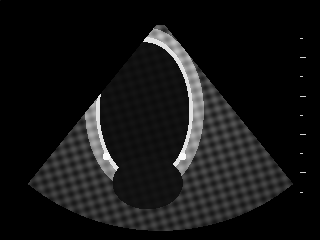
#> input picture spike/fixtures/01_ge_vivid_2d_uncompressed.dcm, 320 x 240 px; the run also reads 4 pictures not shown here
$ python generate_echo_fixtures.py
#> lines starting #> are read from the running program, lines starting #| are printed output that depends on the picture; after the words box and inside, x2 and y2 are one past the last pixel; in counts of white or black regions, pixels touching at a corner belong together
#!/usr/bin/env python3
"""Generate 100% synthetic, PHI-free multi-vendor echo DICOM fixtures for Stage 0 Spike.

Creates:
1. Compact committed fixtures in `spike/fixtures/` (also mirrored to `spike/web-proto/public/samples/`)
   for automated Vitest pixel-parity checks and interactive browser demo.
2. Full-scale 1280x720 (720p) 60-frame cine benchmark fixtures in `.spike-bench-data/` (gitignored)
   for measuring decode latency, achievable cine FPS, and memory footprint across codecs.

Zero patient data is read or copied: all pixel arrays are mathematically synthesized
(ultrasound sector fan, speckle texture, beating LV cavity, mitral leaflets, depth ticks).
"""

from __future__ import annotations

import argparse
import hashlib
import io
import json
import math
import shutil
from pathlib import Path
from typing import Any

import gdcm
import numpy as np
import pydicom
from PIL import Image
from pydicom.dataset import Dataset, FileDataset, FileMetaDataset
from pydicom.encaps import encapsulate
from pydicom.pixels.encoders import (
    JPEG2000Encoder,
    JPEG2000LosslessEncoder,
    JPEGLSLosslessEncoder,
    RLELosslessEncoder,
)
from pydicom.sequence import Sequence
from pydicom.uid import (
    ExplicitVRLittleEndian,
    ImplicitVRLittleEndian,
    JPEG2000,
    JPEG2000Lossless,
    JPEGBaseline8Bit,
    JPEGLosslessSV1,
    JPEGLSLossless,
    MPEG2MPML,
    RLELossless,
    UID,
)

REPO_ROOT = Path(__file__).resolve().parents[2]
FIXTURES_DIR = REPO_ROOT / "spike" / "fixtures"
PUBLIC_SAMPLES_DIR = REPO_ROOT / "spike" / "web-proto" / "public" / "samples"
BENCH_DIR = REPO_ROOT / ".spike-bench-data"

ULTRASOUND_IMAGE_STORAGE = UID("1.2.840.10008.5.1.4.1.1.6.1")
ULTRASOUND_MULTIFRAME_STORAGE = UID("1.2.840.10008.5.1.4.1.1.3.1")


def _det_uid(seed: str) -> UID:
    digest = hashlib.sha256(seed.encode("utf-8")).hexdigest()
    numeric = str(int(digest[:24], 16))[:26]
    return UID(f"2.25.{numeric}")


def synthesize_echo_frame(
    rows: int,
    cols: int,
    frame_index: int = 0,
    frame_count: int = 1,
    *,
    color_doppler: bool = False,
    bit_depth: int = 8,
) -> np.ndarray:
    """Synthesize a realistic-looking 2D apical 4-chamber ultrasound sector with beating LV."""
#> called with rows = 240, cols = 320, frame_index = 0, frame_count = 1, color_doppler = False, bit_depth = 8
    yy, xx = np.mgrid[0:rows, 0:cols].astype(np.float32)
    apex_x = cols * 0.50
    apex_y = rows * 0.08
    dx = xx - apex_x
    dy = yy - apex_y
    r = np.hypot(dx, dy)
    theta = np.arctan2(dx, np.maximum(dy, 1e-3))

    max_r = rows * 0.88
    in_sector = (dy > rows * 0.02) & (r <= max_r) & (np.abs(theta) <= 0.68)

    # Deterministic deterministic pseudo-speckle texture (no random state drift)
    speckle = (
        np.sin(xx * 0.37 + yy * 0.23) * np.cos(xx * 0.19 - yy * 0.41) * 0.5 + 0.5
    )
    attenuation = np.clip(1.0 - (r / max_r) * 0.38, 0.25, 1.0)
    tissue = (38.0 + 72.0 * speckle) * attenuation

    # Cardiac phase: 0 = End-Diastole (largest LV cavity), 0.5 = End-Systole (smallest LV cavity)
    phase = (
        0.5 * (1.0 - math.cos(2.0 * math.pi * frame_index / max(frame_count, 1)))
        if frame_count > 1
        else 0.0
    )
    lv_rx = cols * (0.145 - 0.042 * phase)
    lv_ry = rows * (0.295 - 0.055 * phase)
    lv_cx = cols * 0.45
    lv_cy = rows * 0.46

    lv_norm = ((xx - lv_cx) / max(lv_rx, 1.0)) ** 2 + ((yy - lv_cy) / max(lv_ry, 1.0)) ** 2
    myo_norm = ((xx - lv_cx) / max(lv_rx * 1.28, 1.0)) ** 2 + (
        (yy - lv_cy) / max(lv_ry * 1.18, 1.0)
    ) ** 2

    # Bright myocardium + endocardial border, dark blood pool
    img = np.where(in_sector, tissue, 0.0)
    img = np.where(in_sector & (myo_norm <= 1.0) & (lv_norm > 1.0), img + 88.0, img)
    img = np.where(in_sector & (np.abs(lv_norm - 1.0) < 0.09), 225.0, img)
    img = np.where(in_sector & (lv_norm <= 0.94), 12.0 + 8.0 * speckle, img)

    # Left atrium below mitral plane
    la_cx = cols * 0.46
    la_cy = rows * 0.76
    la_norm = ((xx - la_cx) / max(cols * 0.11, 1.0)) ** 2 + (
        (yy - la_cy) / max(rows * 0.11, 1.0)
    ) ** 2
    img = np.where(in_sector & (la_norm <= 1.0), 14.0 + 7.0 * speckle, img)

    # Mitral annulus bright hinge points
    ann_y = rows * 0.65
    for ann_x in (lv_cx - lv_rx * 0.82, lv_cx + lv_rx * 0.82):
        hinge = (xx - ann_x) ** 2 + (yy - ann_y) ** 2 <= max(3.0, (cols * 0.012) ** 2)
        img = np.where(hinge, 248.0, img)

    # Right-side depth ruler ticks every 10% of height
    ruler_x = int(cols * 0.94)
    if ruler_x + 4 < cols:
        for tick_idx in range(1, 10):
            ty = int(rows * 0.08 + (rows * 0.80) * (tick_idx / 10.0))
            if 0 <= ty < rows:
                img[ty, ruler_x : min(cols, ruler_x + (6 if tick_idx % 2 == 0 else 3))] = 210.0

    # Deterministic per-frame calibration marker in corner (0, 0..3)
    img[0, 0] = float((frame_index * 13 + 17) % 250)

    if bit_depth == 16:
        scaled = np.clip(img * 16.0, 0, 4095).astype(np.uint16)
        return scaled

    gray = np.clip(np.rint(img), 0, 255).astype(np.uint8)
    if not color_doppler:
        return gray

    rgb = np.stack([gray, gray, gray], axis=-1)
    # Synthesize color Doppler jet across mitral inflow / LV cavity
    jet_rx = lv_rx * 0.58
    jet_ry = lv_ry * 0.65
    jet_norm = ((xx - lv_cx) / max(jet_rx, 1.0)) ** 2 + (
        (yy - (lv_cy + rows * 0.06)) / max(jet_ry, 1.0)
    ) ** 2
    in_jet = in_sector & (jet_norm < 1.0)
    velocity = np.sin((yy - lv_cy) * 0.12 + phase * math.pi * 2.0)
    red_mask = in_jet & (velocity >= 0)
    blue_mask = in_jet & (velocity < 0)
    rgb[red_mask, 0] = np.clip(150 + np.abs(velocity[red_mask]) * 100, 0, 255).astype(np.uint8)
    rgb[red_mask, 1] = np.clip(55 + np.abs(velocity[red_mask]) * 60, 0, 255).astype(np.uint8)
    rgb[red_mask, 2] = 20
    rgb[blue_mask, 0] = 20
    rgb[blue_mask, 1] = np.clip(80 + np.abs(velocity[blue_mask]) * 85, 0, 255).astype(np.uint8)
    rgb[blue_mask, 2] = np.clip(165 + np.abs(velocity[blue_mask]) * 88, 0, 255).astype(np.uint8)
    return rgb


def _base_dataset(
    *,
    key: str,
    transfer_syntax: UID,
    study_key: str,
    series_description: str,
    manufacturer: str,
    model_name: str,
    rows: int,
    cols: int,
    frame_count: int,
    samples_per_pixel: int = 1,
    photometric: str = "MONOCHROME2",
    bits_allocated: int = 8,
    bits_stored: int = 8,
    pixel_spacing_mm: tuple[float, float] | None = (0.30, 0.30),
    us_region_cm: tuple[float, float] | None = None,
    include_color_region: bool = False,
    frame_time_ms: float | None = 33.33,
) -> FileDataset:
    sop_class = ULTRASOUND_MULTIFRAME_STORAGE if frame_count > 1 else ULTRASOUND_IMAGE_STORAGE
    study_uid = _det_uid(f"study:{study_key}")
    series_uid = _det_uid(f"series:{key}")
    sop_uid = _det_uid(f"sop:{key}")

    file_meta = FileMetaDataset()
    file_meta.FileMetaInformationVersion = b"\x00\x01"
    file_meta.MediaStorageSOPClassUID = sop_class
    file_meta.MediaStorageSOPInstanceUID = sop_uid
    file_meta.TransferSyntaxUID = transfer_syntax
    file_meta.ImplementationClassUID = _det_uid("impl:sonoforge-web-spike")
    file_meta.ImplementationVersionName = "SFWEB_SPIKE_0"

    ds = FileDataset(None, {}, file_meta=file_meta, preamble=b"\x00" * 128)
    ds.is_little_endian = True
    ds.is_implicit_VR = transfer_syntax == ImplicitVRLittleEndian

    ds.SOPClassUID = sop_class
    ds.SOPInstanceUID = sop_uid
    ds.StudyInstanceUID = study_uid
    ds.SeriesInstanceUID = series_uid
    ds.Modality = "US"
    ds.Manufacturer = manufacturer
    ds.ManufacturerModelName = model_name
    ds.InstitutionName = "SYNTHETIC_ECHO_LAB"
    ds.PatientName = "SYNTHETIC^ECHO^PHANTOM"
    ds.PatientID = f"SYN-{study_key.upper()}"
    ds.PatientBirthDate = "19800101"
    ds.PatientSex = "O"
    ds.PatientSize = 1.76
    ds.PatientWeight = 74.0
    ds.HeartRate = 68
    ds.StudyDate = "20261026"
    ds.StudyTime = "120000"
    ds.StudyDescription = f"Synthetic Echo Study ({study_key})"
    ds.SeriesDescription = series_description
    ds.SeriesNumber = 1
    ds.InstanceNumber = 1
    ds.ImageType = ["DERIVED", "PRIMARY", "CARDIAC"]

    ds.SamplesPerPixel = samples_per_pixel
    ds.PhotometricInterpretation = photometric
    if samples_per_pixel > 1:
        ds.PlanarConfiguration = 0
    ds.Rows = rows
    ds.Columns = cols
    ds.BitsAllocated = bits_allocated
    ds.BitsStored = bits_stored
    ds.HighBit = bits_stored - 1
    ds.PixelRepresentation = 0
    if frame_count > 1:
        ds.NumberOfFrames = frame_count
        if frame_time_ms is not None:
            ds.FrameTime = round(frame_time_ms, 2)
            ds.CineRate = int(round(1000.0 / frame_time_ms))

    if pixel_spacing_mm is not None:
        ds.PixelSpacing = [float(pixel_spacing_mm[0]), float(pixel_spacing_mm[1])]

    if us_region_cm is not None:
        regions = []
        r2d = Dataset()
        r2d.RegionSpatialFormat = 1  # 2D tissue
        r2d.RegionDataType = 1  # Tissue
        r2d.RegionFlags = 0
        r2d.RegionLocationMinX0 = 0
        r2d.RegionLocationMinY0 = 0
        r2d.RegionLocationMaxX1 = cols - 1
        r2d.RegionLocationMaxY1 = rows - 1
        r2d.PhysicalUnitsXDirection = 3  # cm
        r2d.PhysicalUnitsYDirection = 3  # cm
        r2d.PhysicalDeltaX = float(us_region_cm[1])
        r2d.PhysicalDeltaY = float(us_region_cm[0])
        regions.append(r2d)

        if include_color_region:
            rcf = Dataset()
            rcf.RegionSpatialFormat = 1
            rcf.RegionDataType = 2  # Color Flow
            rcf.RegionFlags = 1
            rcf.RegionLocationMinX0 = int(cols * 0.25)
            rcf.RegionLocationMinY0 = int(rows * 0.20)
            rcf.RegionLocationMaxX1 = int(cols * 0.75)
            rcf.RegionLocationMaxY1 = int(rows * 0.80)
            rcf.PhysicalUnitsXDirection = 3
            rcf.PhysicalUnitsYDirection = 3
            rcf.PhysicalDeltaX = float(us_region_cm[1])
            rcf.PhysicalDeltaY = float(us_region_cm[0])
            regions.append(rcf)
        ds.SequenceOfUltrasoundRegions = Sequence(regions)

    return ds


def _transcode_with_gdcm(src_path: Path, dst_path: Path, ts_type: Any) -> None:
    reader = gdcm.ImageReader()
    reader.SetFileName(str(src_path))
    if not reader.Read():
        raise RuntimeError(f"GDCM failed reading {src_path}")
    change = gdcm.ImageChangeTransferSyntax()
    change.SetTransferSyntax(gdcm.TransferSyntax(ts_type))
    change.SetInput(reader.GetImage())
    if not change.Change():
        raise RuntimeError(f"GDCM failed transcoding {src_path} -> {ts_type}")
    writer = gdcm.ImageWriter()
    writer.SetFileName(str(dst_path))
    writer.SetFile(reader.GetFile())
    writer.SetImage(change.GetOutput())
    if not writer.Write():
        raise RuntimeError(f"GDCM failed writing {dst_path}")


def _encode_jpeg_frames(
    frames: list[np.ndarray], *, ybr422: bool = False, quality: int = 90
) -> bytes:
    blobs: list[bytes] = []
    for frame in frames:
        buf = io.BytesIO()
        if frame.ndim == 2:
            Image.fromarray(frame, mode="L").save(buf, format="JPEG", quality=quality)
        elif ybr422:
            # PIL encodes RGB -> YCbCr 4:2:2 baseline JPEG when subsampling=1 ("4:2:2")
            Image.fromarray(frame, mode="RGB").save(
                buf, format="JPEG", quality=quality, subsampling=1
            )
        else:
            Image.fromarray(frame, mode="RGB").convert("YCbCr").save(
                buf, format="JPEG", quality=quality, subsampling=0
            )
        blobs.append(buf.getvalue())
    return encapsulate(blobs, has_bot=True)


# [34 lines left out: function _encode_pydicom_frames, not called in this run]


def _frame_reference_stats(path: Path) -> dict[str, Any]:
    ds = pydicom.dcmread(path)
    ts_uid = str(ds.file_meta.TransferSyntaxUID)
#> ts_uid = '1.2.840.10008.1.2.1'
    result: dict[str, Any] = {
        "file": path.name,
        "sizeBytes": path.stat().st_size,
        "transferSyntaxUid": ts_uid,
        "rows": int(ds.Rows),
        "columns": int(ds.Columns),
        "samplesPerPixel": int(getattr(ds, "SamplesPerPixel", 1)),
        "bitsAllocated": int(ds.BitsAllocated),
        "bitsStored": int(ds.BitsStored),
        "photometricInterpretation": str(ds.PhotometricInterpretation),
        "numberOfFrames": int(getattr(ds, "NumberOfFrames", 1)),
        "manufacturer": str(getattr(ds, "Manufacturer", "")),
        "modelName": str(getattr(ds, "ManufacturerModelName", "")),
    }
    if ts_uid == str(MPEG2MPML):
        result["decodableInPydicom"] = False
        return result

    arr = ds.pixel_array
#> arr is the input picture: shape (240, 320); min 0, max 248, mean 20.5
    if arr.ndim == 2:
        frame0 = arr
    elif arr.ndim == 3 and int(getattr(ds, "SamplesPerPixel", 1)) == 3 and int(getattr(ds, "NumberOfFrames", 1)) == 1:
        frame0 = arr
    else:
        frame0 = arr[0]
    frame0_contig = np.ascontiguousarray(frame0)
    result["decodableInPydicom"] = True
    result["frame0Sha256"] = hashlib.sha256(frame0_contig.tobytes()).hexdigest()
    result["frame0Min"] = int(frame0_contig.min())
    result["frame0Max"] = int(frame0_contig.max())
    result["frame0Mean"] = round(float(frame0_contig.mean()), 4)
    h, w = frame0_contig.shape[:2]
    sample_coords = [(0, 0), (h // 2, w // 2), (int(h * 0.46), int(w * 0.45)), (h - 1, w - 1)]
    samples = []
    for r, c in sample_coords:
        val = frame0_contig[r, c]
        samples.append(
            {
                "row": r,
                "col": c,
                "value": [int(x) for x in val.tolist()] if np.ndim(val) > 0 else int(val),
            }
        )
#> this loop made 4 passes
#> val on passes 1 to 4: 17, 12, 16, 0
#> after the loop, samples = 4 items
    result["frame0Samples"] = samples
    return result


def build_compact_suite(out_dir: Path) -> list[dict[str, Any]]:
    out_dir.mkdir(parents=True, exist_ok=True)
    manifest: list[dict[str, Any]] = []

    # 1. GE Vivid E95: Single-frame 2D Explicit VR LE, calibrated ONLY via UltrasoundRegions (0018,6011)
    p1 = out_dir / "01_ge_vivid_2d_uncompressed.dcm"
    f1 = synthesize_echo_frame(240, 320, 0, 1)
    ds1 = _base_dataset(
        key="01_ge_vivid_2d",
        transfer_syntax=ExplicitVRLittleEndian,
        study_key="echo_multivendor_01",
        series_description="A4C 2D Tissue (US Region Calibrated)",
        manufacturer="GE Healthcare",
        model_name="Vivid E95",
        rows=240,
        cols=320,
        frame_count=1,
        pixel_spacing_mm=None,
        us_region_cm=(0.035, 0.035),  # 0.35 mm/px via SequenceOfUltrasoundRegions
    )
    ds1.PixelData = f1.tobytes()
    ds1.save_as(p1, write_like_original=False)
    manifest.append({**_frame_reference_stats(p1), "lossless": True, "expectedSpacingMm": [0.35, 0.35], "expectedSpacingSource": "SequenceOfUltrasoundRegions"})

    # 2. Philips EPIQ 7G: 16-frame 2D Cine Uncompressed Explicit VR LE
    p2 = out_dir / "02_philips_epiq_cine_uncompressed.dcm"
    frames2 = [synthesize_echo_frame(192, 256, i, 16) for i in range(16)]
#> call 2 of synthesize_echo_frame, with rows = 192, cols = 256, frame_index = 0, frame_count = 16, color_doppler = False, bit_depth = 8
#> in synthesize_echo_frame (call 2), `theta = np.arctan2(dx, np.maximum(dy, 1e-3))`:
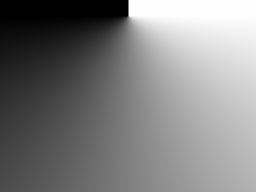
#> theta: shape (192, 256) float32; min -1.57, max 1.57, mean -0.00414; drawn with min black and max white
#> in synthesize_echo_frame (call 2), `in_sector = (dy > rows * 0.02) & (r <= max_r) & (np.abs(theta) <= 0.68)`:
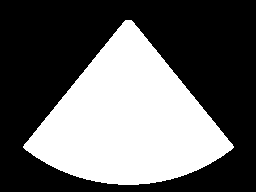
#> in_sector: shape (192, 256) bool; 39.5% white; 1 white region, box (x1, y1, x2, y2) and area: (23, 20, 234, 185) 19403
#> in synthesize_echo_frame (call 2), `speckle = ( np.sin(xx * 0.37 + yy * 0.23) * np.cos(xx * 0.19 - yy * 0...`:
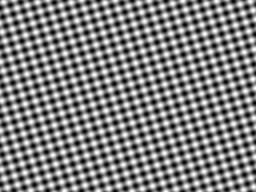
#> speckle: shape (192, 256) float32; min 3.28e-05, max 1, mean 0.5
#> in synthesize_echo_frame (call 2), `attenuation = np.clip(1.0 - (r / max_r) * 0.38, 0.25, 1.0)`:
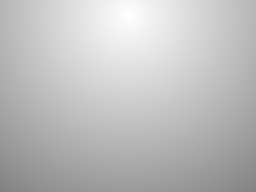
#> attenuation: shape (192, 256) float32; min 0.511, max 0.999, mean 0.746
#> in synthesize_echo_frame (call 2), `tissue = (38.0 + 72.0 * speckle) * attenuation`:
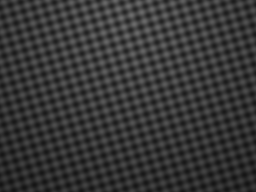
#> tissue: shape (192, 256) float32; min 20, max 108.9, mean 55.2
#> in synthesize_echo_frame (call 2), `lv_norm = ((xx - lv_cx) / max(lv_rx, 1.0)) ** 2 + ((yy - lv_cy) / max(..`:
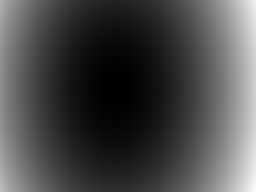
#> lv_norm: shape (192, 256) float32; min 6.09e-05, max 17.47, mean 5.05; drawn with min black and max white
#> in synthesize_echo_frame (call 2), `la_norm = ((xx - la_cx) / max(cols * 0.11, 1.0)) ** 2 + ( (yy - la_cy)..`:
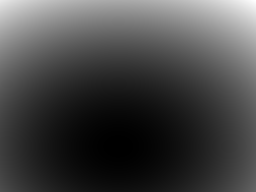
#> la_norm: shape (192, 256) float32; min 8.7e-05, max 71.49, mean 19.6; drawn with min black and max white
#> (the rest of the program and of its run is left out)
